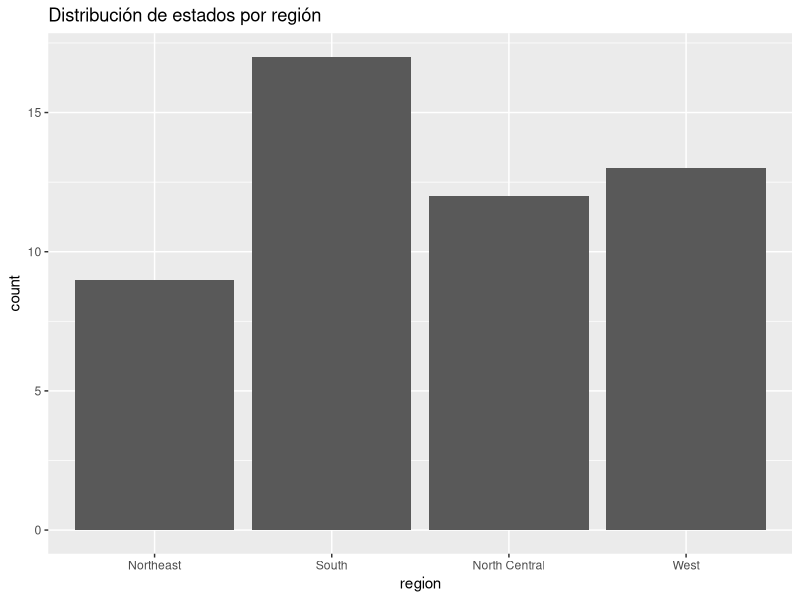
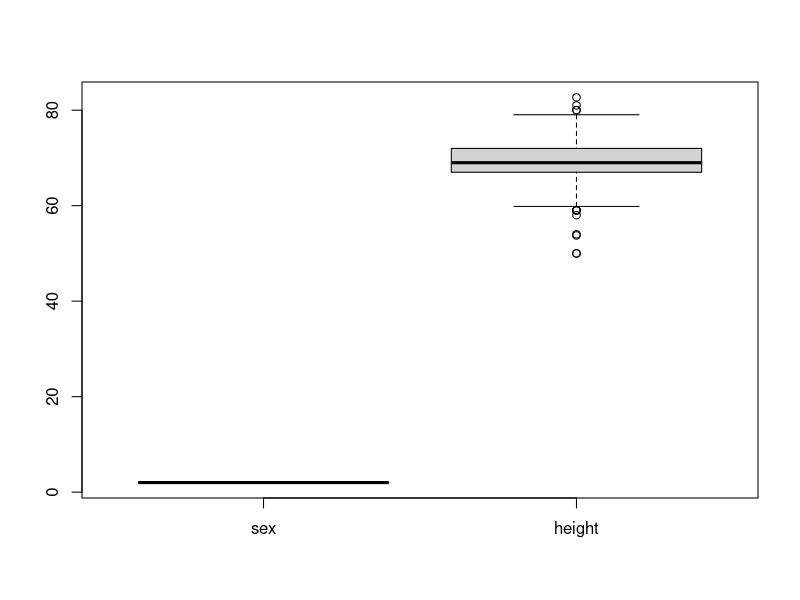

Recreate these plots in R, in order. (Note: this script raises an error after producing the figures.)
#Ejercicio 1. Distribuciones-1
#Auria Lucía Jiménez Gutiérrez

library(dplyr)
library(dslabs)
data(murders)

proporcion <- murders %>% 
  filter(region == "North Central") %>% 
  nrow() / nrow(murders)

round(proporcion / 0.05) * 0.05 * 100  # 25%

##Opción 3: 25%


#Ejercicio 2. Distribuciones-2
#Auria Lucía Jiménez Gutiérrez

library(dplyr)
data(murders)
library(ggplot2)
ggplot(murders, aes(x = region)) + 
  geom_bar() + 
  labs(title = "Distribución de estados por región")

##Opción 2: El gráfico muestra solo cuatro números con un diagrama de barras.

#Ejercicio 3. Función de Distribución Acumulativa Empirica (eCDF)
#Auria Lucía Jiménez Gutiérrez
data("heights")
l <-heights |> filter(sex=="Male")
x <- heights |> filter(sex=="Male" & height<75) 
#p <- nrow(ecdf(x$height))/nrow(ecdf(l$height))*100
p <- round(nrow(x)/nrow(l)*100)
print(paste("Porcentaje de hombres <75 pulgadas:", round(p), "%"))

#Opción 2: 95%


#Ejercicio 4. eCDF Alturas masculinas
#Auria Lucía Jiménez Gutiérrez
data("heights")
boxplot(l)
x <- heights |> filter(sex=="Male" & height<69) |> nrow()
y <- heights |> filter(sex=="Male" & height>69) |> nrow()
x
y

#Opción 3: 69 pulgadas

#Ejercicio 5. eCDF de Tasas de Asesinatos
#Auria Lucía Jiménez Gutiérrez
data("murders")
murders
x <- murders |> filter((total/ population * 100000)>10) 
nrow(x)

##Opción 1: 1

#Ejercicio 6. eCDF de Tasas de Asesinatos -2
#Auria Lucía Jiménez Gutiérrez
data("murders")
murders
x <- murders |> filter((total/ population * 100000)>=5)
nrow(x)

##Opción 2: La mayoría de los estados tienen tasas de asesinato por debajo de 2 por cada 100,000.
##Opción 4: Con la excepción de 4 estados, las tasas de asesinato están por debajo de 5 por cada 100,000.

#Ejercicio 7. Histogramas
#Auria Lucía Jiménez Gutiérrez
data("heights")
nrow(heights)
library(ggplot2)
alturas <- c(heights |> filter(sex=="Male" & height>=62.5 & height<=65.5))
ggplot(heights,aes(x=alturas))+
  geom_histogram(aes(y=..density..),binwidth=5, fill="lightblue",color="black",alpha=0.6)+
  geom_density(color="blue", size=1)+
  labs(title="Histograma de variable altura", x="Altura (cm)", y="Frecuencia")+
theme_minimal()

x <- heights |> filter(sex=="Male" & height>=62.5 & height<=65.5)
nrow(x)

##Opción 3: 58

#Ejercicio 8. Histogramas-2
#Auria Lucía Jiménez Gutiérrez
data("heights")
x <- heights |> filter(sex=="Male" & height < 60) |> nrow()
y <- heights |> filter(sex=="Male") |> nrow()
p <- x/y*100

##Opción 1: 1%

#Ejercicio 9. Gráficos de densidad
#Auria Lucía Jiménez Gutiérrez
data("murders")
murders
x <- murders |> filter(population > 10000000)
p <- nrow(x)/nrow(murders)
p

##Opción 2: 0.15


#Ejercicio 10. Gráficos de densidad-2
#Auria Lucía Jiménez Gutiérrez
library(ggplot2)
murders
datos <- murders$population

# Gráfico 1: Escala lineal, suavizado por defecto
p1 <- ggplot(data.frame(x = datos), aes(x)) + 
  geom_density(fill = "blue", alpha = 0.5) + 
  ggtitle("Escala lineal")

# Gráfico 2: Escala lineal, suavizado insuficiente
p2 <- ggplot(data.frame(x = datos), aes(x)) + 
  geom_density(bw = 0.1, fill = "red", alpha = 0.5) +  # bw pequeño
  ggtitle("Suavizado de menos")

# Gráfico 3: Escala logarítmica, sobresuavizado
p3 <- ggplot(data.frame(x = datos), aes(x)) + 
  geom_density(bw = 1.5, fill = "green", alpha = 0.5) +  # bw grande
  scale_x_log10() + 
  ggtitle("Sobresuavizado (escala log)")

library(gridExtra)
grid.arrange(p1, p2, p3, ncol = 3)

##Opción 4: Son el mismo conjunto de datos, pero el primero no tiene el eje x en escala logarítmica, el segundo suaviza poco y el tercero suaviza demasiado.
